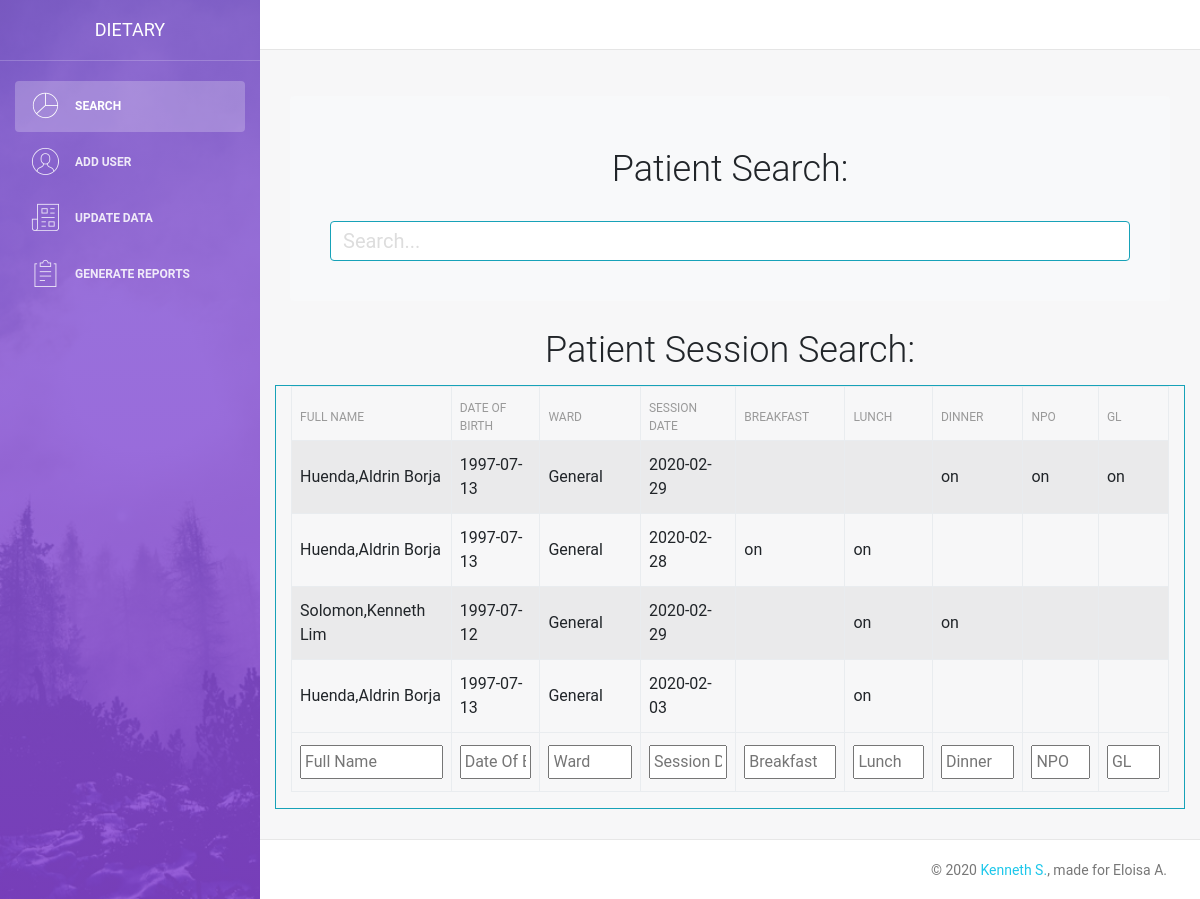
Before: / with the older database file.
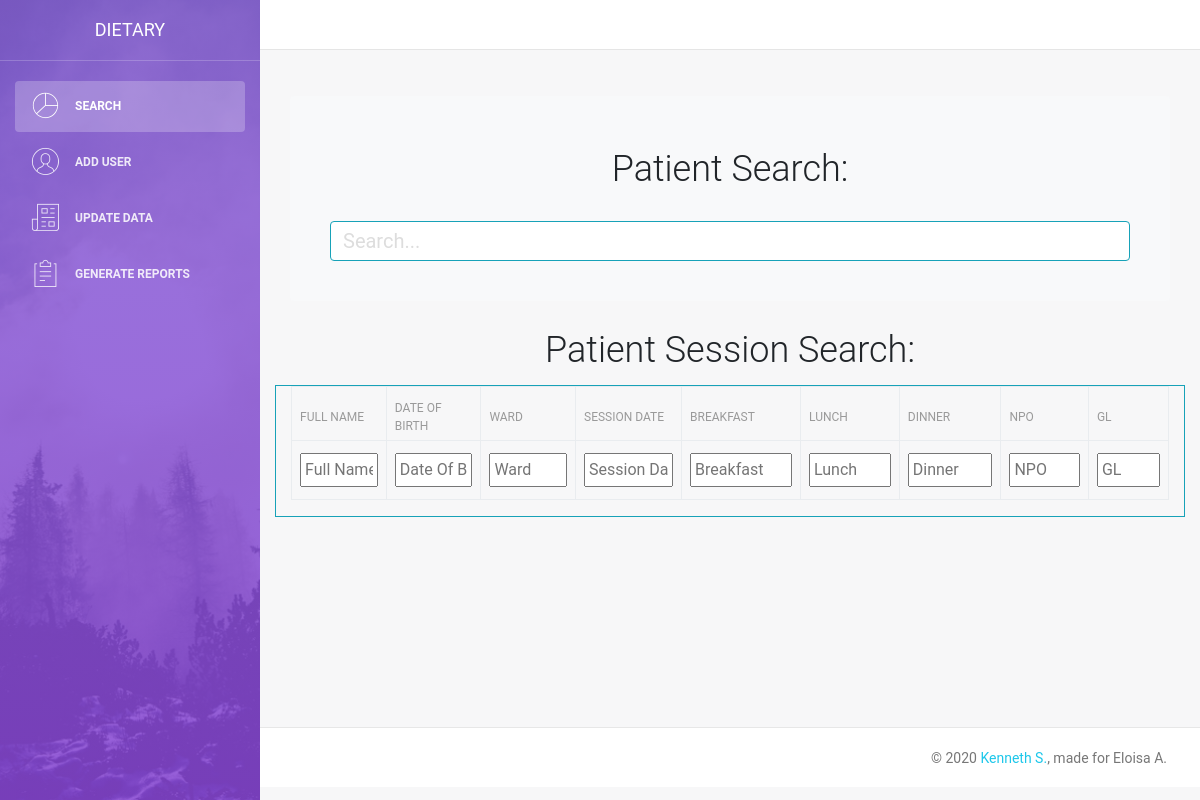
After: the same page with the newer database file.
### tables this page shows
CREATE TABLE `patientsubsistence` (
  `id` int(12) NOT NULL,
  `pId` varchar(255) NOT NULL,
  `date` date NOT NULL,
  `breakfast` varchar(225) NOT NULL,
  `lunch` varchar(225) NOT NULL,
  `dinner` varchar(225) NOT NULL,
  `npo` varchar(255) NOT NULL,
  `gl` varchar(255) NOT NULL
);

CREATE TABLE `patient` (
  `id` int(12) NOT NULL,
  `uId` varchar(25) NOT NULL,
  `lastName` varchar(255) NOT NULL,
  `firstName` varchar(255) NOT NULL,
  `middleName` varchar(255) NOT NULL,
  `dateOfBirth` date DEFAULT NULL,
  `createdAt` datetime(6) DEFAULT current_timestamp(6),
  `ward` varchar(255) NOT NULL
);

### index.php (the view, shortened to what this page needs)
<?php include('server.php'); ?>
<!DOCTYPE html>
<html lang="en">
<head>
    <link rel="stylesheet" href="https://maxcdn.bootstrapcdn.com/font-awesome/latest/css/font-awesome.min.css" />
    <link href="./assets/css/bootstrap.min.css" rel="stylesheet" />
    <link href="./assets/css/light-bootstrap-dashboard.css?v=2.0.0 " rel="stylesheet" />
    <link href="./assets/css/demo.css" rel="stylesheet" />
    <link rel="stylesheet" href="assets/css/style.css">
</head>
<body>
    <div class="wrapper">
        <?php include_once './components/sidebar.php' ?>
        <div class="main-panel">
            <nav class="navbar navbar-expand-lg " color-on-scroll="500">
            </nav>
            <div class="content">
                <div class="container-fluid">
                    <div class="container">
                        <div class="row">
                            <div class="col-md-12  bg-light p-4 mt-3 rounded">
                                <center>
                                    <h2>Patient Search:</h2>
                                </center>
                                <form action="server.php" class="form-inline p-3" method="post">
                                    <input type="text" name="search" id="search" class="form-control form-control-lg rounded-0 border-info" placeholder="Search..." style="width:100%">
                                </form>
                            </div>
                            <div class="col-md-9" style="position:relative; margin-top:-38px; margin-left:25px">
                            </div>
                        </div>
                    </div>
                </div>
                <div class="container">
                    <center>
                        <h2>Patient Session Search:</h2>
                    </center>
                    <div class="row">
                        <div class="col-md-12 border border-info">
                            <table id="example" class="table table-striped table-bordered" style="width:100%">
                                <thead>
                                    <tr>
                                        <th>Full Name</th>
                                        <th>Date Of Birth</th>
                                        <th>Ward</th>
                                        <th>Session Date</th>
                                        <th>Breakfast</th>
                                        <th>Lunch</th>
                                        <th>Dinner</th>
                                        <th>NPO</th>
                                        <th>GL</th>
                                    </tr>
                                </thead>
                                <tbody>
                                    <?php
                                    $sql = "SELECT * FROM patientsubsistence";
                                    $result = mysqli_query($conn, $sql);
                                    if (mysqli_num_rows($result) > 0) {
                                        while ($row = mysqli_fetch_assoc($result)) {
                                            $pId = $row['pId'];
                                            $date = $row['date'];
                                            $breakfast = $row['breakfast'];
                                            $lunch = $row['lunch'];
                                            $dinner = $row['dinner'];
                                            $npo = $row['npo'];
                                            $gl = $row['gl'];
                                            $sql2 = "SELECT * FROM patient where uId = '$pId' ";
                                            $result2 = mysqli_query($conn, $sql2);
                                            if (mysqli_num_rows($result2) > 0) {
                                                while ($row2 = mysqli_fetch_assoc($result2)) {
                                                    $lastName = $row2['lastName'];
                                                    $firstName = $row2['firstName'];
                                                    $middleName = $row2['middleName'];
                                                    $ward = $row2['ward'];
                                                    $dateOfBirth = $row2['dateOfBirth'];
                                                }
                                            }
                                            echo '
                                                <tr>
                                                <td>' . $lastName . ',' . $firstName . ' ' . $middleName . '</td>
                                                <td>' . $dateOfBirth . '</td>
                                                <td>' . $ward . '</td>
                                                <td>' . $date . '</td>
                                                <td>' . $breakfast . '</td>
                                                <td>' . $lunch . '</td>
                                                <td>' . $dinner . '</td>
                                                <td>' . $npo . '</td>
                                                <td>' . $gl . '</td>
                                                </tr>
                                                ';
                                        }
                                    }
                                    ?>
                                </tbody>
                                <tfoot>
                                    <tr>
                                        <th>Full Name</th>
                                        <th>Date Of Birth</th>
                                        <th>Ward</th>
                                        <th>Session Date</th>
                                        <th>Breakfast</th>
                                        <th>Lunch</th>
                                        <th>Dinner</th>
                                        <th>NPO</th>
                                        <th>GL</th>
                                    </tr>
                                </tfoot>
                            </table>
                        </div>
                    </div>
                </div>
            </div>
            <?php include_once './components/footer.php' ?>
        </div>
    </div>
</body>
</html>

### components/sidebar.php
<div class="sidebar" data-image="../assets/img/sidebar-5.jpg">
    <div class="sidebar-wrapper">
        <div class="logo">
            <a href="http://www.creative-tim.com" class="simple-text">
                Dietary
            </a>
        </div>
        <ul class="nav">
            <li class="nav-item active">
                <a class="nav-link" href="index.php">
                    <i class="nc-icon nc-chart-pie-35"></i>
                    <p>Search</p>
                </a>
            </li>
            <li>
                <a data-toggle="modal" data-target="#addUserModal" class="nav-link" href="#">
                    <i class="nc-icon nc-circle-09"></i>
                    <p>Add User</p>
                </a>
            </li>
            <li>
                <a class="nav-link" href="action.php?updateSession=1">
                    <i class="nc-icon nc-paper-2"></i>
                    <p>Update Data</p>
                </a>
            </li>
            <li>
                <a class="nav-link" name="generateReportBtn" data-toggle="modal" data-target="#generateReportsModal" href="#">
                    <i class="nc-icon nc-notes"></i>
                    <p>Generate Reports</p>
                </a>
            </li>
        </ul>
    </div>
</div>

### components/footer.php (shortened to what this page needs)
<footer class="footer">
    <div class="container-fluid">
        <nav>
            <p class="copyright text-center">
                ©
                <a href="http://www.fb.com/synecders">Kenneth S.</a>, made for Eloisa A.
            </p>
        </nav>
    </div>
</footer>

Changed rows visible on the page:
removed patientsubsistence: patient.lastName "Huenda", patient.firstName "Aldrin", patient.middleName "Borja", patient.dateOfBirth "1997-07-13", patient.ward "General", date "2020-02-29", dinner "on", npo "on", gl "on"
removed patientsubsistence: patient.lastName "Huenda", patient.firstName "Aldrin", patient.middleName "Borja", patient.dateOfBirth "1997-07-13", patient.ward "General", date "2020-02-28", breakfast "on", lunch "on"
removed patientsubsistence: patient.lastName "Solomon", patient.firstName "Kenneth", patient.middleName "Lim", patient.dateOfBirth "1997-07-12", patient.ward "General", date "2020-02-29", lunch "on", dinner "on"
removed patientsubsistence: patient.lastName "Huenda", patient.firstName "Aldrin", patient.middleName "Borja", patient.dateOfBirth "1997-07-13", patient.ward "General", date "2020-02-03", lunch "on"
